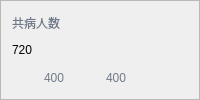
            <widget class="QFrame" name="frame_9">
             <property name="frameShape">
              <enum>QFrame::StyledPanel</enum>
             </property>
             <property name="frameShadow">
              <enum>QFrame::Raised</enum>
             </property>
             <layout class="QVBoxLayout" name="verticalLayout_7">
              <item>
               <widget class="QLabel" name="label_30">
                <property name="styleSheet">
                 <string notr="true">color: rgb(112, 122, 136);
font: 75 12pt &quot;微软雅黑&quot;;</string>
                </property>
                <property name="text">
                 <string>共病人数</string>
                </property>
               </widget>
              </item>
              <item>
               <widget class="QLabel" name="label_31">
                <property name="styleSheet">
                 <string notr="true">color: rgb(0, 0, 0);
font: 75 22pt &quot;微软雅黑&quot;</string>
                </property>
                <property name="text">
                 <string>720</string>
                </property>
               </widget>
              </item>
              <item>
               <layout class="QHBoxLayout" name="horizontalLayout_15" stretch="1,1,1">
                <item>
                 <layout class="QHBoxLayout" name="horizontalLayout_16">
                  <item>
                   <widget class="QLabel" name="label_32">
                    <property name="maximumSize">
                     <size>
                      <width>30</width>
                      <height>30</height>
                     </size>
                    </property>
                    <property name="text">
                     <string/>
                    </property>
                    <property name="pixmap">
                     <pixmap resource="../db_master.qrc">:/icon/res/男.png</pixmap>
                    </property>
                    <property name="scaledContents">
                     <bool>true</bool>
                    </property>
                   </widget>
                  </item>
                  <item>
                   <widget class="QLabel" name="label_33">
                    <property name="styleSheet">
                     <string notr="true">color: rgb(112, 122, 136);
font: 75 12pt &quot;微软雅黑&quot;;</string>
                    </property>
                    <property name="text">
                     <string>400</string>
                    </property>
                   </widget>
                  </item>
                 </layout>
                </item>
                <item>
                 <layout class="QHBoxLayout" name="horizontalLayout_17">
                  <item>
                   <widget class="QLabel" name="label_34">
                    <property name="maximumSize">
                     <size>
                      <width>30</width>
                      <height>30</height>
                     </size>
                    </property>
                    <property name="text">
                     <string/>
                    </property>
                    <property name="pixmap">
                     <pixmap resource="../db_master.qrc">:/icon/res/女的.png</pixmap>
                    </property>
                    <property name="scaledContents">
                     <bool>true</bool>
                    </property>
                   </widget>
                  </item>
                  <item>
                   <widget class="QLabel" name="label_35">
                    <property name="styleSheet">
                     <string notr="true">color: rgb(112, 122, 136);
font: 75 12pt &quot;微软雅黑&quot;;</string>
                    </property>
                    <property name="text">
                     <string>400</string>
                    </property>
                   </widget>
                  </item>
                 </layout>
                </item>
                <item>
                 <spacer name="horizontalSpacer_6">
                  <property name="orientation">
                   <enum>Qt::Horizontal</enum>
                  </property>
                  <property name="sizeHint" stdset="0">
                   <size>
                    <width>40</width>
                    <height>20</height>
                   </size>
                  </property>
                 </spacer>
                </item>
               </layout>
              </item>
             </layout>
            </widget>
